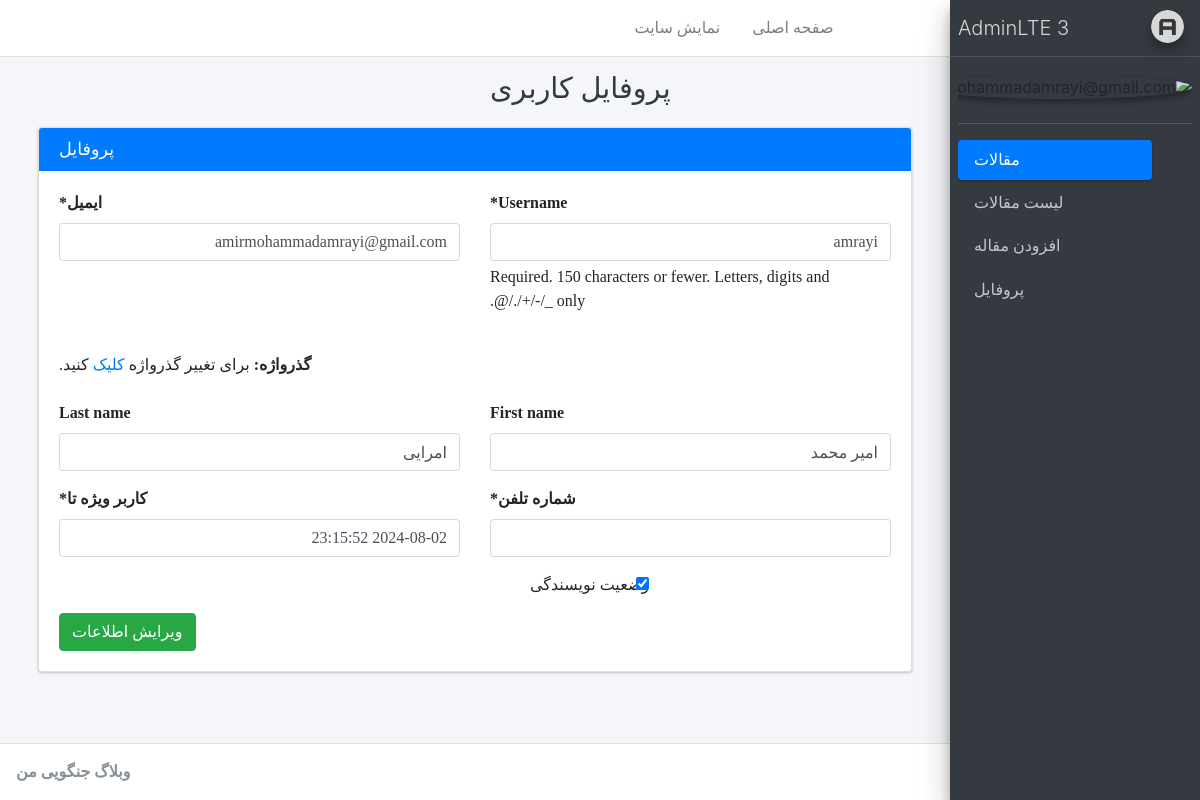
Page /account/profile/ (signed in) on the earlier database version.
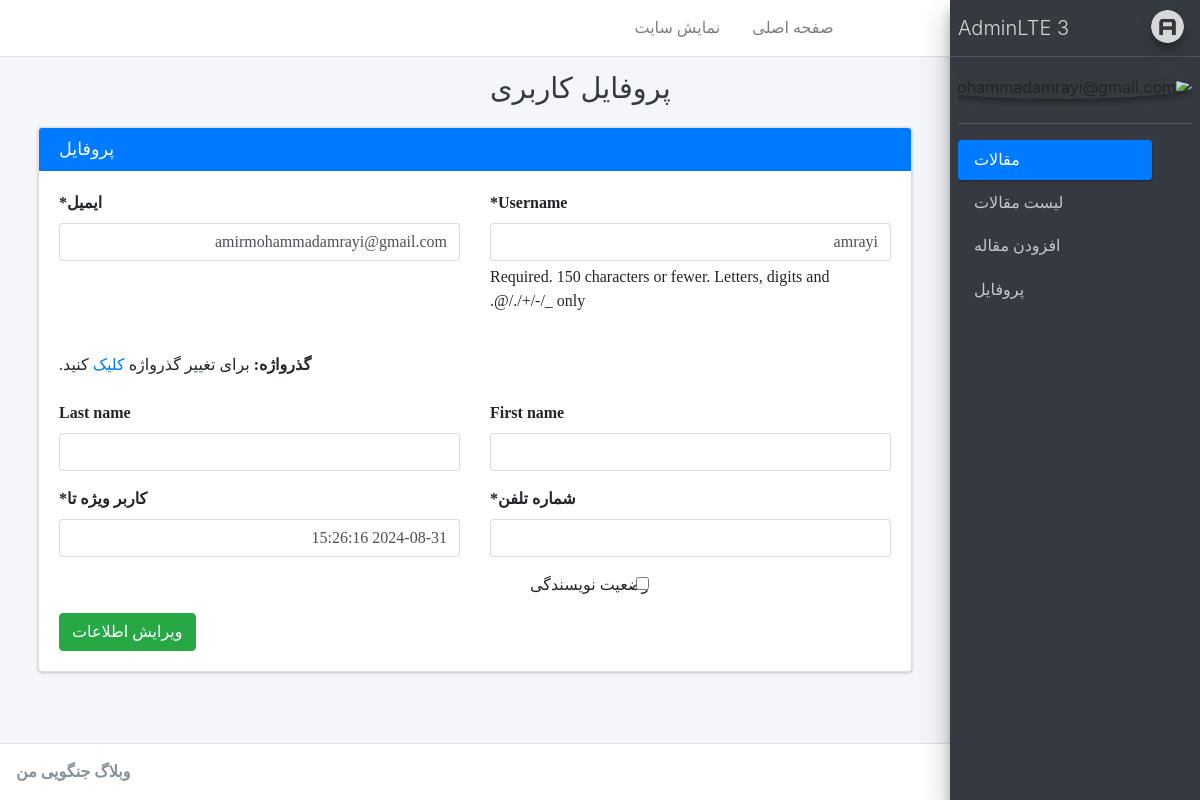
Same page on the later database version.
### account/models.py (models this page shows)
class User(AbstractUser):
    is_auther = models.BooleanField(default= False, verbose_name='وضعیت نویسندگی')
    special_user = models.DateTimeField(default= timezone.now, verbose_name='کاربر ویژه تا')
    email = models.EmailField(unique= True, verbose_name='ایمیل')
    phone_number = models.CharField(max_length=11, verbose_name='شماره تلفن')
    def is_special_user(self):
        if self.special_user > timezone.now():
            return True
        else:
            return False
    is_special_user.boolean = True
    is_special_user.short_description = 'وضعیت کاربر ویژه'

### account/views.py (the view, shortened to what this page needs)
# urls.py: path('profile/', Profile.as_view(), name= 'profile'),
class Profile(LoginRequiredMixin, UpdateView):
    model = User
    template_name = "registration/profile.html"
    fields = ['username', 'email', 'first_name', 'last_name', 'phone_number', 'special_user', 'is_auther']
    success_url = reverse_lazy('account:profile')
    def get_object(self):
        return User.objects.get(pk = self.request.user.pk)

### blog/templatetags/base_tags.py (called while the page is built)
@register.inclusion_tag('registration/partials/link.html')
def link(request, link_name, content, classes):
    return {
        'requset': request,
        'link_name': link_name,
        'link': 'account:{}'.format(link_name),
        'content': content,
        'classes': classes,
    }

### templates/registration/profile.html (shortened to what this page needs)
{% extends 'registration/base.html' %}
{% load crispy_forms_tags %}
    {% block title %}{% block title-meta %}
        پروفایل کاربری
    {% endblock %}{% endblock %}
{% block main %}
<div class="col-md-12">
    <div class="card card-primary" style="font-family: Sahel;">
        <div class="card-header">
            <h3 class="card-title mb-0 float-left">پروفایل</h3>
        </div>
        <div class="card-body">
            <form method="post" enctype="multipart/form-data">{% csrf_token %}
                <div class="row">
                    <div class="col-6">
                        {{ form.username|as_crispy_field }}
                    </div>
                    <div class="col-6">
                        {{ form.email|as_crispy_field }}
                    </div>
                    <div class="col-12">
                        <label class="my-4">گذرواژه:</label>
                        <span>برای تغییر گذرواژه <a href="{% url 'password_change' %}">کلیک</a> کنید.</span>
                    </div>
                    <div class="col-6">
                        {{ form.first_name|as_crispy_field }}
                    </div>
                    <div class="col-6">
                        {{ form.last_name|as_crispy_field }}
                    </div>
                    <div class="col-6">
                        {{ form.phone_number|as_crispy_field }}
                    </div>
                    <div class="col-6">
                        {{ form.special_user|as_crispy_field }}
                    </div>
                    <div class="col-6">
                        {{ form.is_auther|as_crispy_field }}
                    </div>
                </div>
                <button class="btn btn-success">ویرایش اطلاعات</button>
            </form>
        </div>
    </div>
</div>
{% endblock %}

Differences in the rows shown:
changed User "amrayi": first_name "امیر محمد" → (not shown); last_name "امرایی" → (not shown); special_user "2024-08-02 23:15:52" → "2024-08-31 15:26:16"; is_auther "☑" → "☐"
